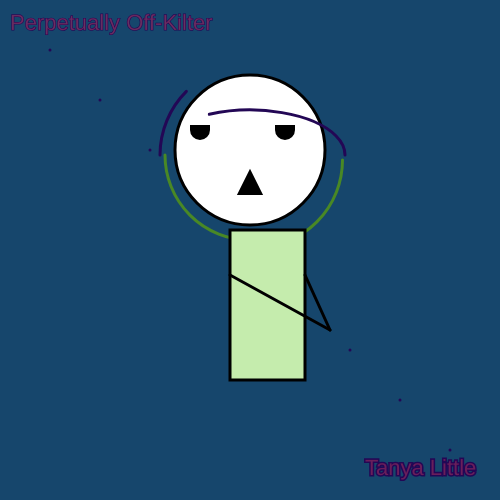
Frame 1 (no input)
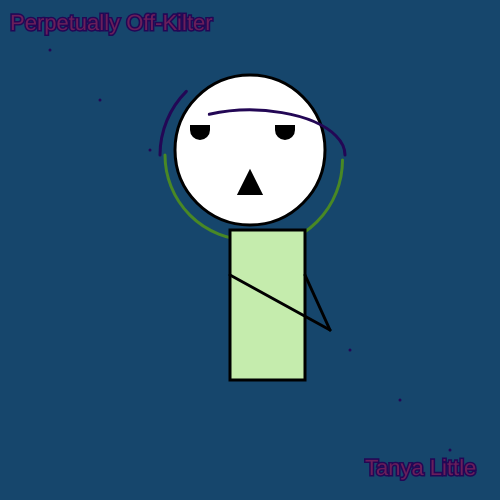
Frame 60 (no input)
Frame 120 (the mouse pressed at the canvas centre since frame 60): identical to frame 60, image omitted

The p5.js sketch that drew these frames (run headless with seeded random() and noise() and a simulated clock; from frame 60 on, the mouse is pressed at the canvas centre):

// p5.js sketch
// ── sketch.js
function setup() {
    createCanvas(500, 500);
  }
  
  function draw() {
    background('#16466C');
    
    // title
    textSize(22);
    fill('#912C5EA5');
    stroke('#230755');
    text("Perpetually Off-Kilter", 10, 30);
    
    // points
    fill('#64324BA5');
    strokeWeight(3);
    point(50, 50);
    point(100, 100);
    point(150, 150);
    point(200, 200);
    point(250, 250);
    point(300, 300);
    point(350, 350);
    point(400, 400);
    point(450, 450);
    
    // head
    stroke(0)
    fill(300);
    circle(250, 150, 150);
    
      noFill();
    stroke('#498825');
    arc(255, 160, 175, 175, 0, HALF_PI);
    arc(250, 155, 170, 170, HALF_PI, PI);
    stroke('#230755');
    arc(250, 155, 180, 180, PI, PI + QUARTER_PI);
    arc(250, 155, 190, 90, PI + QUARTER_PI, TWO_PI);
    
    // eyes
    stroke(0);
    strokeWeight(10);
    arc(200, 130, 10, 10, 0, PI + TWO_PI, CHORD);
    arc(285, 130, 10, 10, 0, PI + TWO_PI, CHORD);
    
    // mouth
    strokeWeight(10);
    triangle(245, 190, 250, 180, 255, 190);
    
    // body
    stroke(0);
    fill('#C5ECAD');
    strokeWeight(3);
    rect(230, 230, 75, 150);
    
    //arms
    stroke(0);
    line(305, 275, 330, 330);
    line(230, 275, 330, 330);
    
    textSize(22);
    stroke('#230755');
    fill('#912C5EA5');
    text("Tanya Little", 365, 475);
  }
// ── main.html
<html>
  <head>
    <title>Self-Portrait</title>
    <script src="https://cdnjs.cloudflare.com/ajax/libs/p5.js/1.1.9/p5.min.js"></script>
    <script src="sketch.js"></script>
  </head>

  <body>

  </body>

</html>
